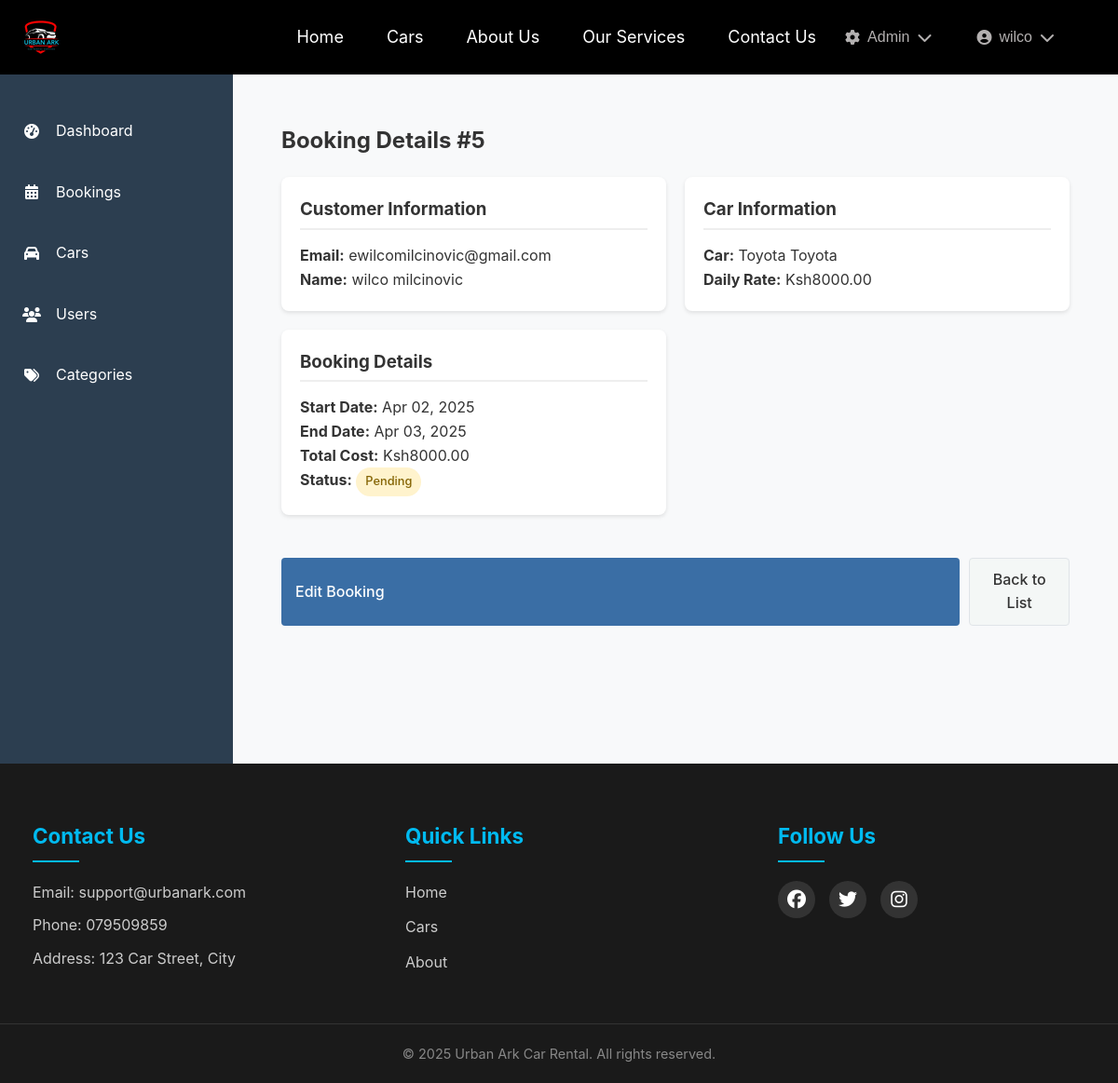
/cars/admin/bookings/5/ (signed in), run on the app's committed database.
### users/models.py (models this page shows, shortened)
class CustomUser(AbstractUser):
    USER_TYPE_CHOICES = (
        ('customer', 'Customer'),
        ('admin', 'Admin'),
        ('staff', 'Staff')
    )
    GENDER_CHOICES = [
        ('male', 'Male'),
        ('female', 'Female'),
        ('other', 'Other')
    ]
    user_type = models.CharField(max_length=20, choices=USER_TYPE_CHOICES, default='customer')
    email = models.EmailField(_('email address'), unique=True)
    gender = models.CharField(max_length=10, choices=GENDER_CHOICES, blank=True, null=True)
    date_of_birth = models.DateField(_('date of birth'), null=True, blank=True)
    profile_picture = models.ImageField(upload_to='profile_pics/', null=True, blank=True)
    is_verified = models.BooleanField(default=False)
    phone_regex = RegexValidator(
        regex=r'^\+?1?\d{9,15}$',
        message="Phone number must be entered in the format: '+999999999'. Up to 15 digits allowed."
    )
    phone_number = models.CharField(validators=[phone_regex], max_length=17, blank=True)
    emergency_contact = models.CharField(max_length=100, blank=True)
    emergency_phone = models.CharField(validators=[phone_regex], max_length=17, blank=True)
    street_address = models.CharField(max_length=255, blank=True)
    city = models.CharField(max_length=100, blank=True)
    postal_code = models.CharField(max_length=10, blank=True)
    country = models.CharField(max_length=100, blank=True)
    license_number = models.CharField(max_length=50, blank=True)
    license_country = models.CharField(max_length=100, blank=True)
    license_expiry = models.DateField(null=True, blank=True)
    license_image = models.ImageField(upload_to='licenses/', null=True, blank=True)
    has_international_permit = models.BooleanField(default=False)
    international_permit_number = models.CharField(max_length=50, blank=True)
    international_permit_expiry = models.DateField(null=True, blank=True)
    USERNAME_FIELD = 'email'
    REQUIRED_FIELDS = ['username']
    class Meta:
        verbose_name = _('user')
        verbose_name_plural = _('users')

### cars/models.py (models this page shows, shortened)
class Booking(models.Model):
    STATUS_CHOICES = [
        ('pending', 'Pending'),
        ('confirmed', 'Confirmed'),
        ('active', 'Active'),
        ('completed', 'Completed'),
        ('overdue', 'Overdue'),
        ('returned', 'Returned'),
        ('cancelled', 'Cancelled')
    ]
    user = models.ForeignKey(
        settings.AUTH_USER_MODEL,
        on_delete=models.CASCADE,
        related_name='bookings'  # Add this line
    )
    car = models.ForeignKey(Car, on_delete=models.CASCADE)
    start_date = models.DateTimeField()
    end_date = models.DateTimeField()
    actual_return_date = models.DateTimeField(null=True, blank=True)
    total_cost = models.DecimalField(max_digits=10, decimal_places=2)
    status = models.CharField(max_length=20, choices=STATUS_CHOICES, default='pending')
    booking_date = models.DateTimeField(auto_now_add=True)
    is_late = models.BooleanField(default=False)
    late_fees = models.DecimalField(max_digits=10, decimal_places=2, default=0)
    penalty_paid = models.BooleanField(default=False)

class Car(models.Model):
    TRANSMISSION_CHOICES = [
        ('auto', 'Automatic'),
        ('manual', 'Manual')
    ]
    FUEL_CHOICES = [
        ('petrol', 'Petrol'),
        ('diesel', 'Diesel'),
        ('hybrid', 'Hybrid'),
        ('electric', 'Electric')
    ]
    name = models.CharField(max_length=200)
    make = models.CharField(max_length=100)
    model = models.CharField(max_length=100)
    description = models.TextField(blank=True)
    category = models.ForeignKey(CarCategory, on_delete=models.CASCADE)
    year = models.IntegerField(
        validators=[
            MinValueValidator(1990),
            MaxValueValidator(2025)
        ]
    )
    transmission = models.CharField(max_length=10, choices=TRANSMISSION_CHOICES)
    fuel_type = models.CharField(max_length=10, choices=FUEL_CHOICES)
    seats = models.IntegerField()
    daily_rate = models.DecimalField(max_digits=10, decimal_places=2)
    image = models.ImageField(upload_to='car_images/', null=True, blank=True)
    quantity = models.PositiveIntegerField(default=1, help_text="Total number of units")
    booked_units = models.PositiveIntegerField(default=0, help_text="Number of currently booked units")

### cars/views.py (the view)
# urls.py: path('admin/bookings/<int:booking_id>/', views.admin_booking_detail_view, name='admin_booking_detail'),
@user_passes_test(is_admin)
def admin_booking_detail_view(request, booking_id):
    booking = get_object_or_404(Booking, id=booking_id)
    return render(request, 'admin/booking_detail.html', {'booking': booking})

### cars/views.py (called while the page is built)
def is_admin(user):
    return user.is_authenticated and user.is_staff

### templates/admin/booking_detail.html
{% extends 'admin/base_admin.html' %}
{% load static %}
{% block admin_content %}
<div class="booking-detail">
    <h2>Booking Details #{{ booking.id }}</h2>
    <div class="booking-info">
        <div class="section">
            <h3>Customer Information</h3>
            <p><strong>Email:</strong> {{ booking.user.email }}</p>
            <p><strong>Name:</strong> {{ booking.user.get_full_name }}</p>
        </div>
        <div class="section">
            <h3>Car Information</h3>
            <p><strong>Car:</strong> {{ booking.car.make }} {{ booking.car.model }}</p>
            <p><strong>Daily Rate:</strong> Ksh{{ booking.car.daily_rate }}</p>
        </div>
        <div class="section">
            <h3>Booking Details</h3>
            <p><strong>Start Date:</strong> {{ booking.start_date|date:"M d, Y" }}</p>
            <p><strong>End Date:</strong> {{ booking.end_date|date:"M d, Y" }}</p>
            <p><strong>Total Cost:</strong> Ksh{{ booking.total_cost }}</p>
            <p><strong>Status:</strong> <span class="status-badge {{ booking.status }}">{{ booking.status|title }}</span></p>
        </div>
    </div>
    <div class="actions">
        <a href="{% url 'admin_booking_edit' booking.id %}" class="btn btn-primary">Edit Booking</a>
        <a href="{% url 'admin_bookings' %}" class="btn btn-secondary">Back to List</a>
    </div>
</div>
{% endblock %}

### templates/base.html (shortened to what this page needs)
<html lang="en">
<head>
    {% load static %}
    <link rel="stylesheet" href="{% static 'css/style.css' %}">
    <link rel="stylesheet" href="{% static 'css/home.css' %}">
    <link rel="stylesheet" href="{% static 'css/about.css' %}">
    <link rel="stylesheet" href="{% static 'css/contact.css' %}">
    <link rel="stylesheet" href="https://cdnjs.cloudflare.com/ajax/libs/font-awesome/6.7.2/css/all.min.css">
    {% block extra_css %}{% endblock %}
</head>
<body>
    <header class="header">
        <div class="logo-container">
            <a href="{% url 'home' %}">
                <img src="{% static 'img/logo.png' %}" alt="Urban Ark Logo" class="logo">
            </a>
        </div>
        <nav class="navbar">
            <div class="nav-links">
                <a href="{% url 'home' %}" class="{% if request.resolver_match.url_name == 'home' %}active{% endif %}">Home</a>
                <a href="{% url 'car_list' %}" class="{% if request.resolver_match.url_name == 'car_list' %}active{% endif %}">Cars</a>
                <a href="{% url 'about' %}" class="{% if request.resolver_match.url_name == 'about' %}active{% endif %}">About Us</a>
                <a href="{% url 'services' %}" class="{% if request.resolver_match.url_name == 'services' %}active{% endif %}">Our Services</a>
                <a href="{% url 'contact' %}" class="{% if request.resolver_match.url_name == 'contact' %}active{% endif %}">Contact Us</a>
            </div>
            {% if user.is_authenticated %}
            <div class="nav-right">
                {% if user.is_staff %}
                <div class="dropdown">
                    <button class="dropbtn">
                        <i class="fas fa-cog"></i> Admin
                        <i class="fas fa-chevron-down"></i>
                    </button>
                </div>
                {% endif %}
                <div class="dropdown">
                    <button class="dropbtn user-menu-btn">
                        {% if user.profile_picture %}
                            <img src="{{ user.profile_picture.url }}" alt="Profile" class="profile-pic">
                        {% else %}
                            <i class="fas fa-user-circle"></i>
                        {% endif %}
                        {{ user.get_full_name|default:user.username }}
                        <i class="fas fa-chevron-down"></i>
                    </button>
                </div>
            </div>
            {% else %}
            <div class="nav-right">
                <a href="{% url 'login' %}" class="login-btn">Login</a>
                <a href="{% url 'register' %}" class="register-btn">Register</a>
            </div>
            {% endif %}
        </nav>
    </header>
    <div class="content">
        {% block content %}
        {% endblock %}
    </div>
    <footer class="site-footer">
        <div class="footer-content">
            <div class="footer-section">
                <h3>Contact Us</h3>
                <p>Email: support@urbanark.com</p>
                <p>Phone: 079509859</p>
                <p>Address: 123 Car Street, City</p>
            </div>
            <div class="footer-section">
                <h3>Quick Links</h3>
                <ul>
                    <li><a href="{% url 'home' %}">Home</a></li>
                    <li><a href="{% url 'car_list' %}">Cars</a></li>
                    <li><a href="{% url 'about' %}">About</a></li>
                </ul>
            </div>
            <div class="footer-section">
                <h3>Follow Us</h3>
                <div class="social-links">
                    <a href="#"><i class="fab fa-facebook"></i></a>
                    <a href="#"><i class="fab fa-twitter"></i></a>
                    <a href="#"><i class="fab fa-instagram"></i></a>
                </div>
            </div>
        </div>
        <div class="footer-bottom">
            <p>&copy; <span id="year"></span> Urban Ark Car Rental. All rights reserved.</p>
        </div>
    </footer>
</body>
</html>

### static/css/style.css (style rules this page uses)
.header { background: black; padding: 15px 20px; display: flex; justify-content: space-between; align-items: center; position: fixed; top: 0; left: 0; width: 100%; z-index: 100; box-sizing: border-box; }
.logo-container img { height: 50px; width: auto; }
.navbar { display: flex; justify-content: space-between; align-items: center; padding: 0 2rem; }
.nav-links { display: flex; align-items: center; gap: 1rem; }
.nav-right { display: flex; align-items: center; gap: 1rem; }
.navbar a { color: white; text-decoration: none; margin: 0 15px; font-size: 18px; transition: color 0.3s ease; position: relative; }
.navbar a::after { content: ''; position: absolute; width: 0; height: 2px; background: #00baf0; left: 0; bottom: -5px; transition: width 0.3s ease; }
.dropdown { position: relative; display: inline-block; }
.dropbtn { background: transparent; color: #b3b0b0; padding: 0.5rem 1rem; border: none; cursor: pointer; display: flex; align-items: center; gap: 0.5rem; font-size: 1rem; }
.user-menu-btn { display: flex; align-items: center; gap: 0.5rem; }
.site-footer { background: #1a1a1a; color: #fff; padding: 60px 0 20px; margin-top: auto; }
.footer-content { max-width: 1200px; margin: 0 auto; display: grid; grid-template-columns: repeat(auto-fit, minmax(250px, 1fr)); gap: 40px; padding: 0 20px; }
.footer-section { padding: 0 15px; }
.footer-section h3 { color: #00baf0; font-size: 1.4rem; margin-bottom: 20px; position: relative; padding-bottom: 10px; }
.footer-section h3::after { content: ''; position: absolute; left: 0; bottom: 0; width: 50px; height: 2px; background: #00baf0; }
.footer-section p { margin: 10px 0; color: #ccc; line-height: 1.6; }
.footer-section ul { list-style: none; padding: 0; }
.footer-section ul li { margin-bottom: 12px; }
.footer-section a { color: #ccc; text-decoration: none; transition: color 0.3s ease, padding-left 0.3s ease; display: inline-block; }
.social-links { display: flex; gap: 15px; margin-top: 20px; }
.social-links a { background: #333; width: 40px; height: 40px; border-radius: 50%; display: flex; align-items: center; justify-content: center; transition: transform 0.3s ease, background-color 0.3s ease; }
.social-links a i { font-size: 20px; color: #fff; }
.footer-bottom { text-align: center; margin-top: 40px; padding-top: 20px; border-top: 1px solid #333; }
.footer-bottom p { color: #888; font-size: 0.9rem; }
body { min-height: 100vh; display: flex; flex-direction: column; }
.content { flex: 1; padding-top: 80px; }
.content { padding-top: 80px; }

### static/css/home.css (style rules this page uses)
* { box-sizing: border-box; margin: 0; padding: 0; }
body { font-family: 'Poppins', sans-serif; color: #333; line-height: 1.6; background-color: #f9f9f9; }
.btn { display: inline-block; text-decoration: none; padding: 0.8rem 1.5rem; border-radius: 5px; font-weight: 500; transition: all 0.3s ease; text-align: center; }
.btn-primary { background-color: #2c3e50; color: white; border: none; width: 100%; margin-top: 1rem; }

### static/css/about.css (style rules this page uses)
:root { --primary-color: #1e3a8a; --secondary-color: #3b82f6; --accent-color: #f59e0b; --light-gray: #f3f4f6; --dark-gray: #4b5563; --white: #ffffff; --shadow: 0 4px 6px rgba(0, 0, 0, 0.1); --transition: all 0.3s ease; }
body { color: #333; font-family: 'Roboto', Arial, sans-serif; line-height: 1.6; }

### static/css/contact.css (style rules this page uses)
:root { --primary-color: #1e3a8a; --secondary-color: #3b82f6; --accent-color: #f59e0b; --light-gray: #f3f4f6; --dark-gray: #4b5563; --white: #ffffff; --shadow: 0 4px 6px rgba(0, 0, 0, 0.1); --transition: all 0.3s ease; }
.btn-primary { background-color: var(--primary-color); color: var(--white); padding: 12px 25px; border: none; border-radius: 4px; font-size: 1rem; font-weight: 600; cursor: pointer; transition: var(--transition); display: inline-flex; align-items: center; gap: 8px; }

### static/css/profile.css (style rules this page uses)
:root { --primary-color: #3a6ea5; --secondary-color: #f4f7f6; --text-color: #333; --text-muted: #6c757d; --border-color: #e0e4e8; --background-color: #f9fafb; --white: #ffffff; }
body { background-color: var(--background-color); font-family: 'Inter', -apple-system, BlinkMacSystemFont, 'Segoe UI', Roboto, Oxygen, Ubuntu, Cantarell, 'Open Sans', 'Helvetica Neue', sans-serif; }
.status-badge { display: inline-block; padding: 4px 8px; border-radius: 4px; font-size: 0.875rem; }
.status-badge.pending { background: #fff3cd; }

### static/css/auth.css (style rules this page uses)
.btn { display: inline-block; padding: 0.75rem 1.5rem; background: #007bff; color: white; text-decoration: none; border-radius: 4px; margin-top: 1rem; }

### data on the page
CustomUser: get_full_name "wilco"
Booking: id "5", user.email "ewilcomilcinovic@gmail.com", user.get_full_name "wilco milcinovic", car.make "Toyota", car.model "Toyota", car.daily_rate "8000.00", start_date "Apr 02, 2025", end_date "Apr 03, 2025", total_cost "8000.00", status "Pending"
